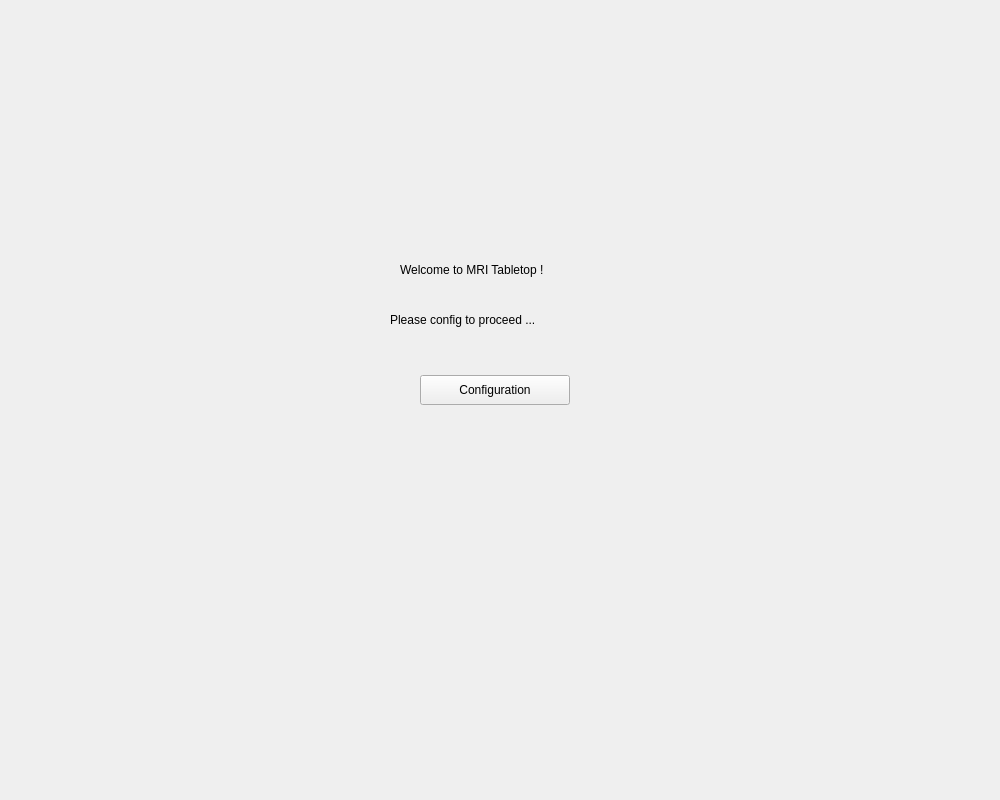
<?xml version="1.0" encoding="UTF-8"?>
<ui version="4.0">
 <class>welcomeWidget</class>
 <widget class="QWidget" name="welcomeWidget">
  <property name="geometry">
   <rect>
    <x>0</x>
    <y>0</y>
    <width>1000</width>
    <height>800</height>
   </rect>
  </property>
  <property name="windowTitle">
   <string>Welome</string>
  </property>
  <widget class="QLabel" name="welcomeLabel_1">
   <property name="geometry">
    <rect>
     <x>400</x>
     <y>250</y>
     <width>200</width>
     <height>40</height>
    </rect>
   </property>
   <property name="text">
    <string>Welcome to MRI Tabletop !</string>
   </property>
  </widget>
  <widget class="QLabel" name="welcomeLabel_2">
   <property name="geometry">
    <rect>
     <x>390</x>
     <y>300</y>
     <width>240</width>
     <height>40</height>
    </rect>
   </property>
   <property name="text">
    <string>Please config to proceed ...</string>
   </property>
  </widget>
  <widget class="QPushButton" name="configButton">
   <property name="geometry">
    <rect>
     <x>420</x>
     <y>375</y>
     <width>150</width>
     <height>30</height>
    </rect>
   </property>
   <property name="text">
    <string>Configuration</string>
   </property>
  </widget>
 </widget>
 <resources/>
 <connections/>
</ui>
